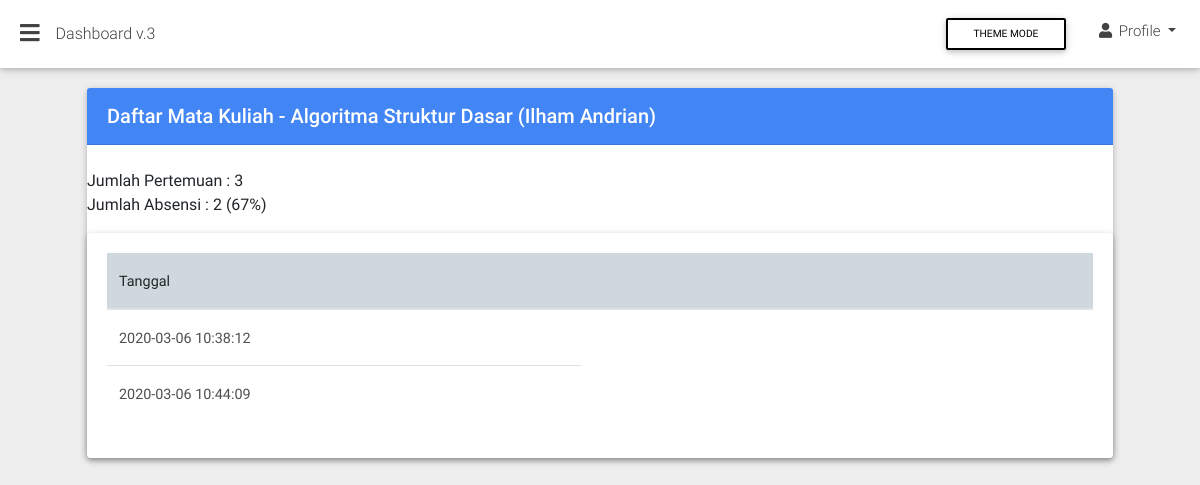
/index.php?page=absensi&mahasiswa_id=1&matakuliah_id=1, run on an earlier commit of the app's database.
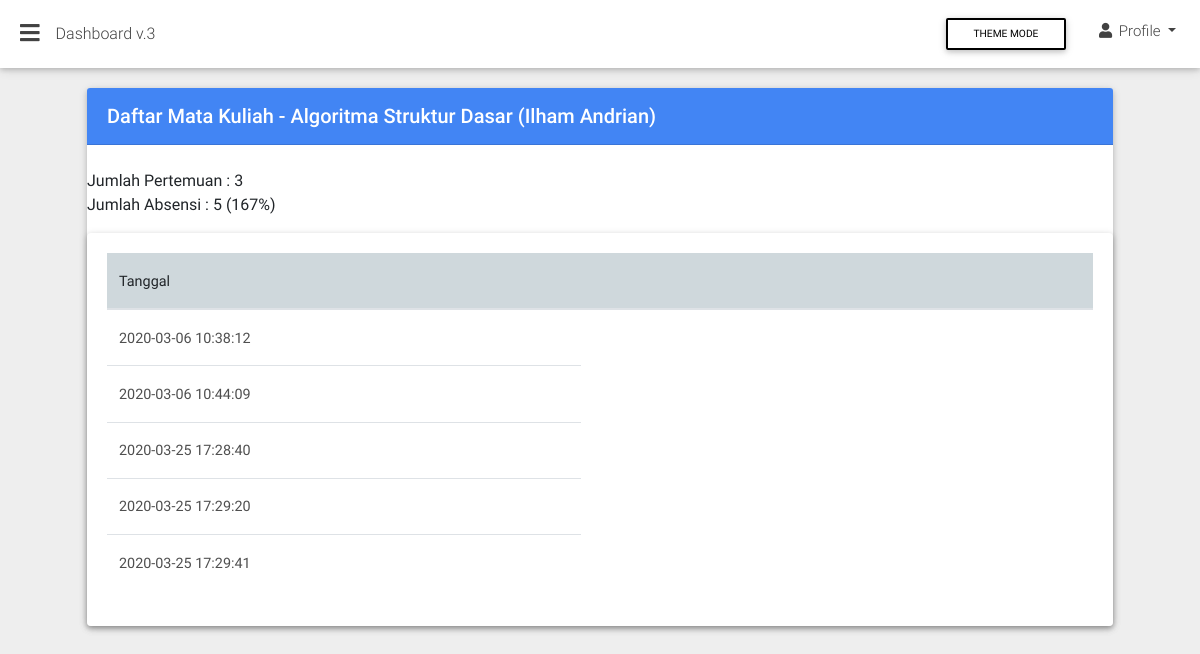
And on a later commit of the database.
### tables this page shows
CREATE TABLE `matakuliah` (
  `id` bigint(250) NOT NULL,
  `kode` varchar(99) NOT NULL,
  `nama` varchar(99) NOT NULL,
  `sks` int(1) NOT NULL,
  `absent` int(11) NOT NULL
);

CREATE TABLE `mahasiswa` (
  `id` bigint(100) NOT NULL,
  `npm` bigint(10) NOT NULL,
  `nama` varchar(25) NOT NULL DEFAULT 'DEFAULT NAME',
  `session_key` text NOT NULL,
  `email` varchar(99) NOT NULL,
  `password` varchar(99) NOT NULL,
  `prodi_id` int(11) DEFAULT NULL
);

CREATE TABLE `absensi` (
  `id` bigint(20) NOT NULL,
  `matakuliah_id` bigint(20) NOT NULL,
  `mahasiswa_id` bigint(20) NOT NULL,
  `jam` timestamp NOT NULL DEFAULT CURRENT_TIMESTAMP
);

### views/absensi/absensi.php (the view, shortened to what this page needs)
<div class="container-fluid">
    <section class="pb-3">
        <div class="row">
          <div class="col-12">
            <div class="card">
            	<?php
            		$mahasiswa_id = (isset($_GET['mahasiswa_id']))? $_GET['mahasiswa_id'] : '';
            		$matakuliah_id = (isset($_GET['matakuliah_id']))? $_GET['matakuliah_id'] : '';
            		$servername = "localhost";
					$username = "root";
					$password = "";
					$dbname = "skripsi";
					$conn = mysqli_connect($servername, $username, $password, $dbname);
					$sql = "SELECT nama, absent FROM matakuliah WHERE id=".$matakuliah_id;
					$result = mysqli_query($conn, $sql);
					$nama_matkul = "";
					$nama_mahasiswa = "";
					$absent = "";
					if (mysqli_num_rows($result) > 0) {
					    while($row = mysqli_fetch_assoc($result)) {
					    	$nama_matkul = $row["nama"];
					    	$absent = (int)$row["absent"];
					    }
					}
					$sql = "SELECT nama FROM mahasiswa WHERE id=".$mahasiswa_id;
					$result = mysqli_query($conn, $sql);
					if (mysqli_num_rows($result) > 0) {
					    while($row = mysqli_fetch_assoc($result)) {
					    	$nama_mahasiswa = $row["nama"];
					    }
					}
					if ($nama_matkul != ""){
					    echo '<div class="card-header white-text primary-color"><h5 class="font-weight-500 my-1">Daftar Mata Kuliah - '.$nama_matkul.' (' .$nama_mahasiswa.')</h5></div>';
					}else{
						echo '<div class="card-header white-text primary-color"><h5 class="font-weight-500 my-1">Daftar Mata Kuliah</h5></div>';
					}
					$sql = "SELECT jam, mahasiswa.npm AS mahasiswa_npm FROM mahasiswa JOIN absensi ON mahasiswa.id = absensi.mahasiswa_id WHERE absensi.mahasiswa_id = ".$mahasiswa_id." AND absensi.matakuliah_id=".$matakuliah_id;
					$result = mysqli_query($conn, $sql);
					$jumlah = (int)mysqli_num_rows($result);
					$percentage = ($jumlah / $absent) * 100;
					echo "<br> Jumlah Pertemuan : ".$absent;
					echo "<br> Jumlah Absensi : ".$jumlah." (".round($percentage)."%) </p>"
            	?>
              	<div class="card">
		          	<div class="card-body table-responsive">
		            	<table class="table">
		              		<thead>
		                		<tr class="blue-grey lighten-4">
		                  			<th class="th-lg">Tanggal</th>
		                  			<th class="th-lg"></th>
		                  			<th></th>
		                		</tr>
			              	</thead>
			              	<tbody>
			              		<?php
									if (mysqli_num_rows($result) > 0) {
									    while($row = mysqli_fetch_assoc($result)) {
									        echo "<tr>";
				                  			echo "<td>".$row["jam"]."</td>";
									    }
									}
									?>
			              </tbody>
		            	</table>
		          	</div>
		        </div>
            </div>
        </div>
    </section>
</div>

### index.php (shortened to what this page needs)
<!DOCTYPE html>
<html lang="en">
<head>
  <link rel="stylesheet" href="https://use.fontawesome.com/releases/v5.11.2/css/all.css">
  <link rel="stylesheet" href="css/bootstrap.min.css">
  <link rel="stylesheet" href="css/mdb.min.css">
</head>
<body class="fixed-sn white-skin">
  <header>
    <nav class="navbar fixed-top navbar-expand-lg scrolling-navbar double-nav">
      <div class="float-left">
        <a href="#" data-activates="slide-out" class="button-collapse"><i class="fas fa-bars"></i></a>
      </div>
      <div class="breadcrumb-dn mr-auto">
        <p>Dashboard v.3</p>
      </div>
      <div class="d-flex change-mode">
        <div class="ml-auto mb-0 mr-3 change-mode-wrapper">
          <button class="btn btn-outline-black btn-sm" id="dark-mode">THEME MODE</button>
        </div>
        <ul class="nav navbar-nav nav-flex-icons ml-auto">
          <li class="nav-item dropdown">
            <a class="nav-link dropdown-toggle waves-effect" href="#" id="userDropdown" data-toggle="dropdown"
              aria-haspopup="true" aria-expanded="false">
              <i class="fas fa-user"></i> <span class="clearfix d-none d-sm-inline-block">Profile</span>
            </a>
          </li>
        </ul>
      </div>
    </nav>
  </header>
  <main>
    <?php include "config.php";?>
  </main>
</body>
</html>

### config.php (shortened to what this page needs)
<?php
$page = (isset($_GET['page']))? $_GET['page'] : '';
switch($page){
  case 'absensi':
  include "views/absensi/absensi.php";
  break;
}
?>

What changed in the data, as far as the page shows it:
computed for matakuliah "Algoritma Struktur Dasar": absent "67" → "167"
added absensi: jam "2020-03-25 17:28:40"
added absensi: jam "2020-03-25 17:29:20"
added absensi: jam "2020-03-25 17:29:41"
Also different on the page:
$jumlah: "2" → "5"
